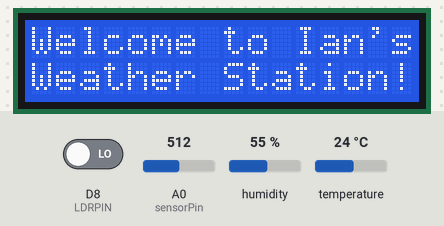
Recording of a sketch running on a simulated ESP8266 (NodeMCU). On the bench: 16×2 character LCD. The inputs (shaded band) are chosen by the test bench; at power-on: temperature 24 °C, humidity 55 %, A0 (sensorPin) = 512, D8 (LDRPIN) LOW. WiFi joins after 1.5 s; servers stay silent unless stated; uploads are accepted with an empty reply; what the sketch prints to the serial monitor is not drawn.

Above: at 2.7 s.
2.8 s: temperature set to 12 °C
At 7.6 s:
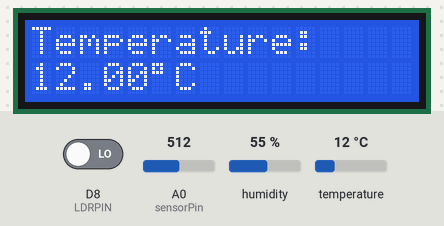
8.5 s: humidity set to 22 %
At 15.0 s:
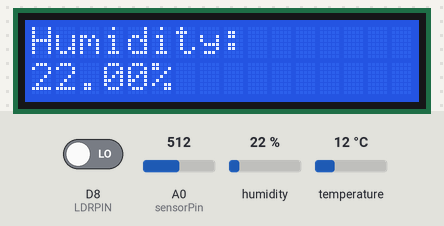
15.2 s: A0 (sensorPin) set to 716
At 21.8 s:
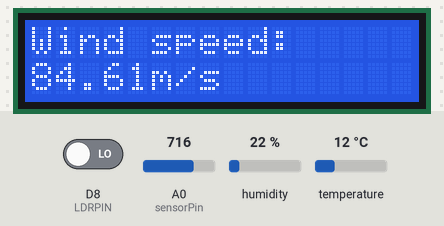
21.9 s: A0 (sensorPin) set to 900
At 24.3 s:
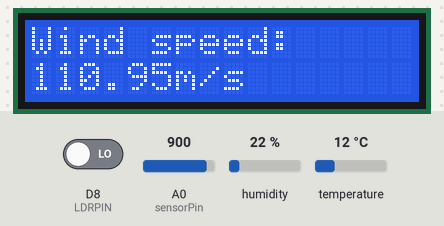
30.1 s: temperature set to 19 °C
At 36.06 s:
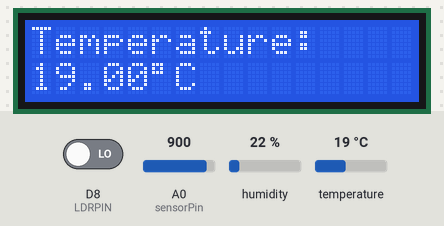
Timing chart, 0 to 36.2 s (numbered marks = the images above; inputs shaded):
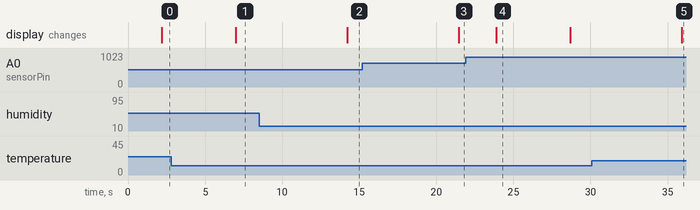

Measured:
- after the input at 2.8 s, the display: changes after 4.2 s (image 1)
- after the input at 8.5 s, the display: changes after 5.7 s (image 2)
- after the input at 15.2 s, the display: changes after 6.3 s (image 3)
- after the input at 21.9 s, the display: changes after 2.0 s (image 4)
- after the input at 30.1 s, the display: changes after 5.8 s (image 5)
- what the display in image 4 shows lasts 4.8 s, from 23.9 s to 28.7 s

The sketch:

weather_station_ian.ino
```cpp
#include <SimpleTimer.h>

#include <math.h>
//Include LCD library
#include <LiquidCrystal.h>

#include <ESP8266WiFi.h>
#include <ESP8266HTTPClient.h>
#include <ArduinoJson.h>
#include "DHT.h"

#define DHTPIN D7
#define DHTTYPE DHT22

#define LDRPIN D8

DHT dht(DHTPIN, DHTTYPE);
HTTPClient http;

const char *ssid = "";
const char *password = "";
String httpPostUrl = "http://iot-open-server.herokuapp.com";
String deviceId = "";
String apiToken = "";
const bool POST = true;

float humidity = 0;
float temperature = 0;

const int sensorPin = A0; //Defines the pin that the anemometer output is connected to
int sensorValue = 0; //Variable stores the value direct from the analog pin
float sensorVoltage = 0; //Variable that stores the voltage (in Volts) from the anemometer being sent to the analog pin
float windSpeed = 0; // Wind speed in meters per second (m/s)

float voltageConversionConstant = 0.0032; //This constant maps the value provided from the analog read function, which ranges from 0 to 1023, to actual voltage, which ranges from 0V to 5V

float voltageMin = 0.4; // Mininum output voltage from anemometer in mV.
float windSpeedMin = 0; // Wind speed in meters/sec corresponding to minimum voltage

float voltageMax = 2.0; // Maximum output voltage from anemometer in mV.
float windSpeedMax = 32; // Wind speed in meters/sec corresponding to maximum voltage

int ldrValue = 0;

int humidityThreshold = 65;
int humidityThresholdTimer = 1000 * 5 * 1; // 5 seconds
bool triggered = false;
int timer = 0;

const bool ENABLE_ACTUATOR = true;
//const String actuatorPostUrl = "https://eu-wap.tplinkcloud.com?token=";
const String actuatorPostUrl = "";
const String actuatorDeviceId = "";
String lastTrigger = "-1";

int displayTimer = 0;
int currentDisplay = 0;

// initialize the library with the numbers of the interface pins
LiquidCrystal lcd(D6, D5, D4, D3, D2, D1);

void setup() {
  // set up the LCD's number of columns and rows:
  lcd.begin(16, 2);
  Serial.begin(115200);
  dht.begin();
  if (POST) {
    connectToWifiNetwork();
  }
}

void loop() {
  // set the cursor to column 0, line 1
  //  lcd.setCursor(0, 1);

  StaticJsonBuffer<400> jsonBuffer;
  JsonObject& jsonRoot = jsonBuffer.createObject();

  jsonRoot["token"] = apiToken;

  JsonArray& data = jsonRoot.createNestedArray("data");

  // DHT sensor
  float _humidity = dht.readHumidity();

  if (isnan(_humidity) != 1) {
    JsonObject& humidityObject = jsonBuffer.createObject();
    humidityObject["key"] = "humidity";
    humidityObject["value"] = _humidity;

    data.add(humidityObject);

    humidity = _humidity;
  }

  float _temperature = dht.readTemperature();
  if (isnan(_temperature) != 1) {
    JsonObject& temperatureObject = jsonBuffer.createObject();
    temperatureObject["key"] = "temperature";
    temperatureObject["value"] = _temperature;

    data.add(temperatureObject);

    temperature = _temperature;
  }

  sensorValue = analogRead(A0); //Get a value between 0 and 1023 from the analog pin connected to the anemometer

  sensorVoltage = sensorValue * voltageConversionConstant; //Convert sensor value to actual voltage

  //Convert voltage value to wind speed using range of max and min voltages and wind speed for the anemometer

  if (sensorVoltage <= voltageMin) {
    windSpeed = 0; //Check if voltage is below minimum value. If so, set wind speed to zero.
  } else {
    windSpeed = ((sensorVoltage - voltageMin) * windSpeedMax / (voltageMax - voltageMin) * 2.23694);
  }
  //For voltages above minimum value, use the linear relationship to calculate wind speed.

  if (isnan(windSpeed) != 1) {
    JsonObject& windSpeedObject = jsonBuffer.createObject();
    windSpeedObject["key"] = "windforce";
    windSpeedObject["value"] = windSpeed;

    data.add(windSpeedObject);
  }

  ldrValue = digitalRead(LDRPIN);

  JsonObject& ldrObject = jsonBuffer.createObject();
  ldrObject["key"] = "ldr";
  ldrObject["value"] = ldrValue;

  data.add(ldrObject);

  String dataToSend;
  jsonRoot.printTo(dataToSend);

  //  Serial.println(dataToSend);

  postData(dataToSend);

  Serial.print("LDR: ");
  Serial.print(ldrValue);
  Serial.print(" | Humidity: ");
  Serial.print(humidity);
  Serial.print(" | Temperature: ");
  Serial.print(temperature);
  Serial.print(" | Wind speed: ");
  Serial.println(windSpeed);

  checkActuator();

  handleDisplay();

  delay(2000);
}

void checkActuator() {
  if (ldrValue == HIGH && isnan(humidity) != 1) {
    if (humidity < humidityThreshold) {
      Serial.println("Checking timer");
      if(timer + humidityThresholdTimer < millis() && triggered == false) {
        Serial.println("Done with timer");
        http.begin(httpPostUrl + "/actuator/" + deviceId);
        http.addHeader("Content-Type", "application/json");
        http.POST("{\"actuator\":\"0\"}");
        String resposne = http.getString();
        Serial.println(resposne);
        timer = millis();
        triggered = true;
      }
    } else {
      Serial.println("Reset timer");
      timer = millis();
    }
  } else {
      timer = millis();
  }

  if (WiFi.status() == WL_CONNECTED) {
    http.begin(httpPostUrl + "/actuator/" + deviceId);
    http.addHeader("Content-Type", "application/json");
    http.GET();
    String payload = http.getString();

    StaticJsonBuffer<200> jsonBuffer;
    JsonObject& root = jsonBuffer.parseObject(payload);
    String trigger = root["trigger"];
    if(trigger != lastTrigger) {
      toggleActuator(trigger);
      lastTrigger = trigger;
    }

    http.end();
  } else {
    Serial.println("Wifi connection failed, retrying.");
    connectToWifiNetwork();
  }
}

void handleDisplay() {
  int currentTime = millis();
  if(currentTime > displayTimer + 5000) {
    displayTimer = currentTime;
    currentDisplay++;
    if(currentDisplay > 3) {
      currentDisplay = 0;
    }
  }
  lcd.clear();
  lcd.setCursor(0, 0);
  switch(currentDisplay) {
    case 0:
      lcd.print("Welcome to Ian's");
      lcd.setCursor(0, 1);
      lcd.print("Weather Station!");
      break;
    case 1:
      lcd.print("Temperature:");
      lcd.setCursor(0, 1);
      lcd.print(temperature);
      lcd.print((char)223);
      lcd.print("C");
      break;
    case 2:
      lcd.print("Humidity:");
      lcd.setCursor(0, 1);
      lcd.print(humidity);
      lcd.print("%");
      break;
    case 3:
      lcd.print("Wind speed:");
      lcd.setCursor(0, 1);
      lcd.print(windSpeed);
      lcd.print("m/s");
      break;
  }
}

void toggleActuator(String state) {
  if (!ENABLE_ACTUATOR) {
    return;
  }
  if (WiFi.status() == WL_CONNECTED) {
    StaticJsonBuffer<400> jsonBuffer;
    JsonObject& jsonRoot = jsonBuffer.createObject();

    jsonRoot["method"] = "passthrough";
    jsonRoot["state"] = state;

    JsonObject& paramsObject = jsonBuffer.createObject();
    paramsObject["deviceId"] = actuatorDeviceId;
    paramsObject["requestData"] = "{\"system\":{\"set_relay_state\":{\"state\":" + state + "}}}";

    jsonRoot["params"] = paramsObject;

    String stringToPost;
    jsonRoot.printTo(stringToPost);

    Serial.println("Setting actuator state to " + state + "....");
    http.begin(actuatorPostUrl + "&state=" + state);
    http.addHeader("Content-Type", "application/json");
    int httpCode = http.POST(stringToPost);
    http.end();
    triggered = false;
  } else {
    Serial.println("Wifi connection failed, retrying.");
    connectToWifiNetwork();
  }
}

void connectToWifiNetwork() {
  Serial.println ( "Trying to establish WiFi connection" );
  WiFi.begin ( ssid, password );
  Serial.println ( "" );

  // Wait for connection
  while ( WiFi.status() != WL_CONNECTED ) {
    delay ( 500 );
    Serial.print ( "." );
  }

  Serial.println ( "" );
  Serial.print ( "Connected to " );
  Serial.println ( ssid );
}

void postData(String stringToPost) {
  if (!POST) {
    return;
  }
  if (WiFi.status() == WL_CONNECTED) {
    http.begin(httpPostUrl + "/data");
    http.addHeader("Content-Type", "application/json");
    http.POST(stringToPost);
    http.end();
  } else {
    Serial.println("Wifi connection failed, retrying.");
    connectToWifiNetwork();
  }
}
```
